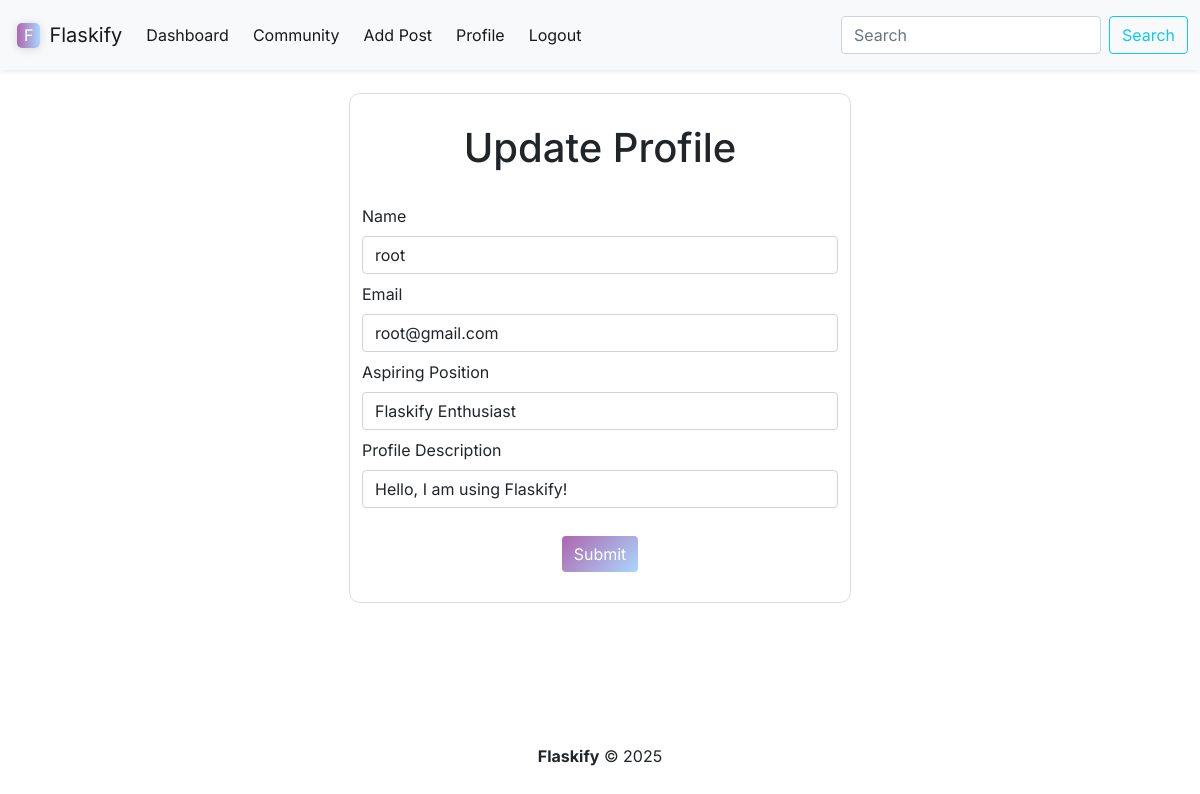
Screenshot of /update/2 (signed in) with the database file from the repository.
### backup.py (models this page shows)
class Users(db.Model, UserMixin):
    id = db.Column(db.Integer, primary_key=True)
    name = db.Column(db.String(200), nullable=False)
    email = db.Column(db.String(200), nullable=False, unique=True)
    password = db.Column(db.String(200), nullable=False)
    date_added = db.Column(db.DateTime, default=datetime.now(timezone.utc))
    bio = db.Column(db.String(9999), default="Hello, I am using Flaskify!")
    profile_picture = db.Column(db.String(9999))
    aspiring_job = db.Column(db.String(9999))

### backup.py (the view)
@app.route('/update/<int:id>', methods=['GET', 'POST'])
@login_required
def update(id):
    form = UpdateForm()
    name_to_update = Users.query.get_or_404(id)
    if request.method == "POST":
        name_to_update.name = request.form['name']
        name_to_update.email = request.form['email']
        name_to_update.bio = request.form['bio']
        name_to_update.aspiring_job = request.form['aspiring_job']
        try:
            db.session.commit()
            flash("User updated successfully!", "success")
            return redirect(url_for("profile"))
        except:
            flash("Error, try again!", "danger")
            return render_template("update.html", form=form, name_to_update=name_to_update)
    else:
        return render_template("update.html", form=form, name_to_update=name_to_update)

### backup.py
class UpdateForm(FlaskForm):
    name = StringField("Name", validators=[DataRequired()])
    email = StringField("Email", validators=[DataRequired()])
    bio = StringField("Profile Description", validators=[DataRequired()])
    aspiring_job = StringField("Aspiring Position")
    submit = SubmitField("Submit")

### backup.py (called while the page is built)
@login_manager.user_loader
def load_user(user_id):
    return Users.query.get(int(user_id))

### templates/update.html (shortened to what this page needs)
{% extends 'base.html' %}
{% block navigation_items %}
    {% include 'components/nav_component.html' %}
{% endblock %}
{% block section %}
    <div class="container container-fluid font-for-text" style="outline: 1px solid gainsboro; border-radius: 10px; padding-block: 30px; width: 500px; gap: 30px;">
        <h1 class="text-center">Update Profile</h1>
        <br>
        <form action="/update/{{ name_to_update.id }}" method="POST" class="d-flex flex-column gap-2" enctype="multipart/form-data">
            {{ form.name.label(class="") }}
            {{ form.name(class="form-control", value=name_to_update.name) }}
            {{ form.email.label(class="")}}
            {{ form.email(class="form-control", value=name_to_update.email) }}
            {{ form.aspiring_job.label(class="")}}
            {{ form.aspiring_job(class="form-control", value=name_to_update.aspiring_job) }}
            {{ form.bio.label(class="")}}
            {{ form.bio(class="form-control", value=name_to_update.bio) }}
            <div class="d-flex justify-content-center">
                {{ form.submit(class="btn button-bg-style margin-top-styling") }}
            </div>
        </form>
    </div>
{% endblock %}

### static/style.css (style rules this page uses)
.font-for-text { font-family: 'Inter'; }
.button-bg-style { color: white; background: linear-gradient(135deg, rgb(173, 102, 173), rgb(169, 215, 255)); border: none; transition: all 0.2s ease-in-out; }
.margin-top-styling { margin-top: 20px; }

### rows the page displays
Users: name "root", email "root@gmail.com", aspiring_job "Flaskify Enthusiast", bio "Hello, I am using Flaskify!"

### other values shown
{{ 2025 }} "2025"
